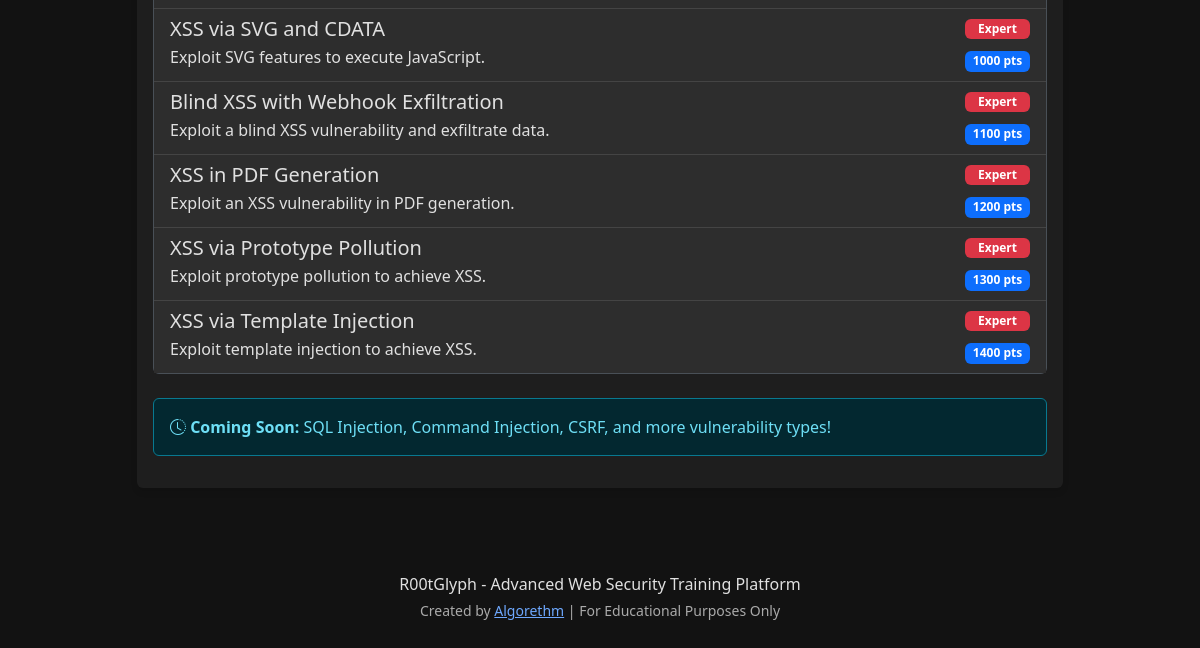
Before: /challenges (lower part) with the older database file.
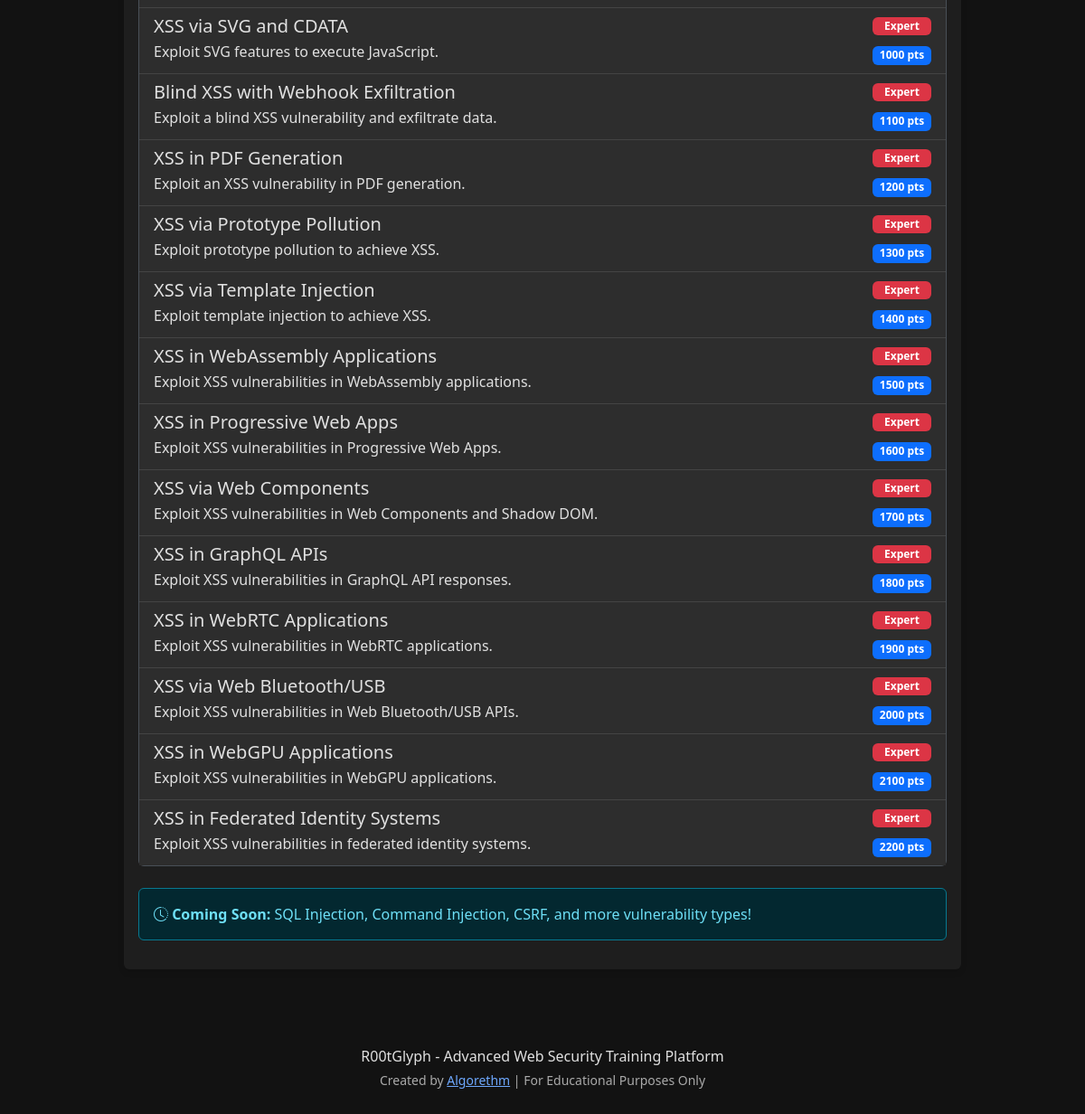
After: the same page with the newer database file.
### app.py (models this page shows)
class Challenge(db.Model):
    id = db.Column(db.Integer, primary_key=True)
    name = db.Column(db.String(100), nullable=False)
    category = db.Column(db.String(50), nullable=False)  # 'xss', 'sqli', etc.
    difficulty = db.Column(db.String(20), nullable=False)  # 'beginner', 'intermediate', 'advanced'
    description = db.Column(db.Text, nullable=False)
    points = db.Column(db.Integer, default=100)
    active = db.Column(db.Boolean, default=True)

### app.py (the view)
@app.route('/challenges')
def vulnerabilities():
    categories = db.session.query(Challenge.category).distinct().all()
    categories = [c[0] for c in categories]
    challenges_by_category = {}
    for category in categories:
        challenges_by_category[category] = Challenge.query.filter_by(category=category, active=True).all()
    return render_template('vulnerabilities.html', categories=categories, challenges=challenges_by_category)

### templates/vulnerabilities.html (shortened to what this page needs)
{% extends 'base.html' %}
{% block content %}
<div class="row">
    <div class="col-md-10 offset-md-1">
        <div class="card">
            <div class="card-body">
                <div class="accordion" id="challengeAccordion">
                    {% for category in categories %}
                    <div class="accordion-item">
                        <div id="collapse{{ category }}" class="accordion-collapse collapse {% if loop.first %}show{% endif %}" aria-labelledby="heading{{ category }}" data-bs-parent="#challengeAccordion">
                            <div class="accordion-body p-0">
                                <div class="list-group list-group-flush">
                                    {% for challenge in challenges[category] %}
                                    <a href="{{ url_for('xss_level' + (loop.index | string)) if category == 'xss' and loop.index <= 9 else '#' }}" class="list-group-item list-group-item-action">
                                        <div class="d-flex w-100 justify-content-between align-items-center">
                                            <div>
                                                <h5 class="mb-1">{{ challenge.name }}</h5>
                                                <p class="mb-1">{{ challenge.description }}</p>
                                            </div>
                                            <div class="text-end">
                                                <span class="badge {% if challenge.difficulty == 'beginner' %}bg-success{% elif challenge.difficulty == 'intermediate' %}bg-warning{% else %}bg-danger{% endif %} mb-2 d-block">
                                                    {{ challenge.difficulty | title }}
                                                </span>
                                                <span class="badge bg-primary">{{ challenge.points }} pts</span>
                                            </div>
                                        </div>
                                    </a>
                                    {% endfor %}
                                </div>
                            </div>
                        </div>
                    </div>
                    {% endfor %}
                </div>
                <div class="alert alert-info mt-4">
                    <strong><i class="bi bi-clock-history"></i> Coming Soon:</strong> SQL Injection, Command Injection, CSRF, and more vulnerability types!
                </div>
            </div>
        </div>
    </div>
</div>
{% endblock %}

### templates/base.html (shortened to what this page needs)
<!DOCTYPE html>
<html lang="en" data-bs-theme="{{ session.get('theme', 'dark') }}">
<head>
    <link rel="stylesheet" href="https://cdn.jsdelivr.net/npm/bootstrap@5.3.0/dist/css/bootstrap.min.css">
    <link rel="stylesheet" href="https://cdn.jsdelivr.net/npm/bootstrap-icons@1.11.1/font/bootstrap-icons.css">
    <link rel="stylesheet" href="{{ url_for('static', filename='css/style.css') }}">
</head>
<body>
    <div class="container mt-4">
        {% block content %}{% endblock %}
    </div>
    <footer class="mt-5 py-3 text-center">
        <div class="container">
            <p class="mb-1">R00tGlyph - Advanced Web Security Training Platform</p>
            <p class="small text-muted">Created by <a href="https://youtube.com/@algorethm_" target="_blank">Algorethm</a> | For Educational Purposes Only</p>
        </div>
    </footer>
</body>
</html>

### static/css/style.css (style rules this page uses)
body { font-family: 'Segoe UI', Tahoma, Geneva, Verdana, sans-serif; }
.card { box-shadow: 0 4px 6px rgba(0, 0, 0, 0.1); margin-bottom: 20px; border: none; }
footer { margin-top: 50px; }
.badge.bg-danger { background-color: #dc3545 !important; }
[data-bs-theme="dark"] { --bs-body-bg: #121212; --bs-body-color: #e0e0e0; --bs-primary-rgb: 13, 110, 253; --bs-secondary-rgb: 108, 117, 125; --bs-success-rgb: 25, 135, 84; --bs-info-rgb: 13, 202, 240; --bs-warning-rgb: 255, 193, 7; --bs-danger-rgb: 220, 53, 69; --bs-light-rgb: 248, 249, 250; --bs-dark-rgb: 33, 37, 41; }
[data-bs-theme="dark"] .card { background-color: #1e1e1e; border-color: #333; }
[data-bs-theme="dark"] .list-group-item { background-color: #2d2d2d; border-color: #444; color: #e0e0e0; }
[data-bs-theme="dark"] .text-muted { color: #aaaaaa !important; }

Changed rows visible on the page:
added Challenge: name "XSS in WebAssembly Applications", description "Exploit XSS vulnerabilities in WebAssembly applications.", difficulty "Expert", points "1500"
added Challenge: name "XSS in Progressive Web Apps", description "Exploit XSS vulnerabilities in Progressive Web Apps.", difficulty "Expert", points "1600"
added Challenge: name "XSS via Web Components", description "Exploit XSS vulnerabilities in Web Components and Shadow DOM.", difficulty "Expert", points "1700"
added Challenge: name "XSS in GraphQL APIs", description "Exploit XSS vulnerabilities in GraphQL API responses.", difficulty "Expert", points "1800"
added Challenge: name "XSS in WebRTC Applications", description "Exploit XSS vulnerabilities in WebRTC applications.", difficulty "Expert", points "1900"
added Challenge: name "XSS via Web Bluetooth/USB", description "Exploit XSS vulnerabilities in Web Bluetooth/USB APIs.", difficulty "Expert", points "2000"
added Challenge: name "XSS in WebGPU Applications", description "Exploit XSS vulnerabilities in WebGPU applications.", difficulty "Expert", points "2100"
added Challenge: name "XSS in Federated Identity Systems", description "Exploit XSS vulnerabilities in federated identity systems.", difficulty "Expert", points "2200"
